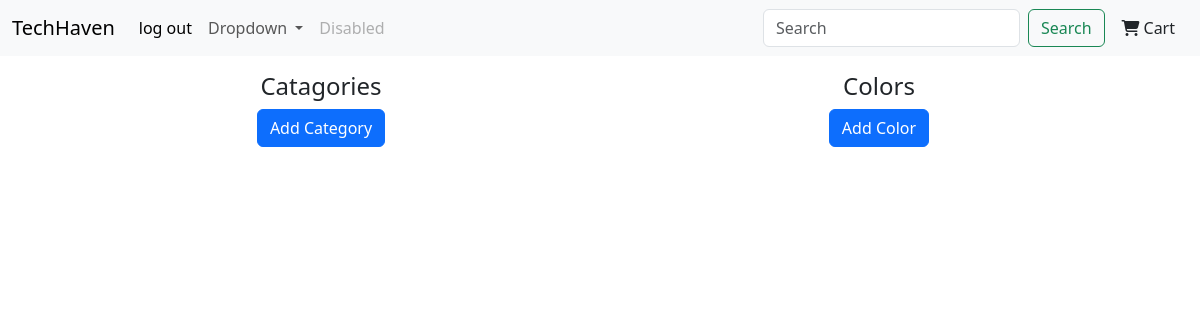
Before: /categories-colors/list/ (signed in) with the older database file.
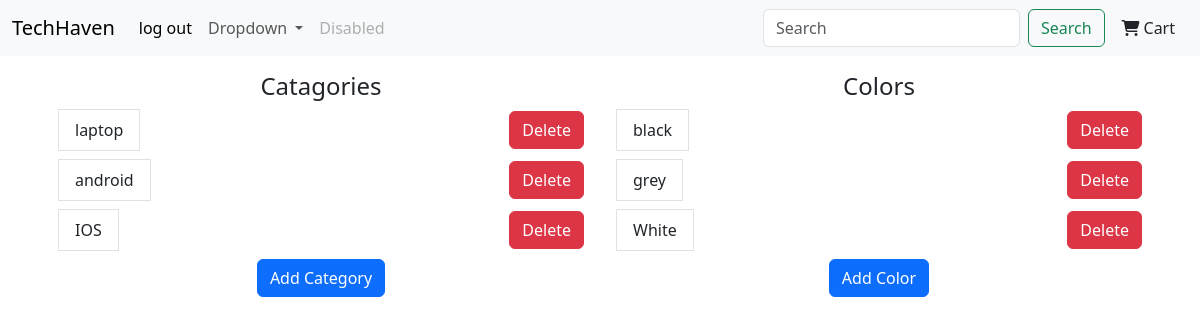
After: the same page with the newer database file.
### products/models.py (models this page shows, shortened)
class Category(models.Model):
    id = models.UUIDField(primary_key=True, default=uuid.uuid4, editable=False)
    name= models.CharField(max_length=100, unique=True)

class Color(models.Model):
    id = models.UUIDField(primary_key=True, default=uuid.uuid4, editable=False)
    name = models.CharField(max_length=50, unique=True)

### products/views.py (the view)
# urls.py: path('categories-colors/list/', list_categories_and_colors, name='list_categories_and_colors'),
@admin_required
def list_categories_and_colors(request):
    categories = Category.objects.all()
    colors = Color.objects.all()
    return render(request, 'products/list.html', {'categories': categories, 'colors': colors})

### products/templates/products/list.html (shortened to what this page needs)
{% extends "layout.html" %}
{% block content %}
<div class = "w-100 d-flex">
    <div class="w-50  p-3 d-flex flex-column align-items-center">
        <h4>Catagories</h4>
        <ul class ="list-group w-100">
            {% for category in categories %}
                <div class="d-flex justify-content-between align-items-center mb-2">
                    <li class="list-group-item">{{category.name}}</li>
                    <form method="POST" action="{% url 'delete_category' category.id %}">
                            <button type="submit" class="btn btn-danger">Delete</button>
                    </form>
                </div>
            {% endfor %}
        </ul>
        <button class="btn btn-primary"><a href="{% url 'category_add'%}" style="text-decoration: none;color:white">Add Category</a></button>
    </div>
    <div class="w-50  p-3 d-flex flex-column align-items-center">
        <h4>Colors</h4>
        <ul class ="list-group w-100">
            {% for color in colors %}
                <div class="d-flex justify-content-between align-items-center mb-2">
                    <li class="list-group-item">{{color.name}}</li>
                    <form method="POST" action="{% url 'delete_color' color.id %}">
                            <button type="submit" class="btn btn-danger">Delete</button>
                    </form>
                </div>
            {% endfor %}
        </ul>
        <button class="btn btn-primary"><a href="{% url 'color_add'%}" style="text-decoration: none; color:white;">Add Color</a></button>
    </div>
{% endblock %}

Changed rows visible on the page:
added Category: name "laptop"
added Category: name "android"
added Category: name "IOS"
added Color: name "black"
added Color: name "grey"
added Color: name "White"
